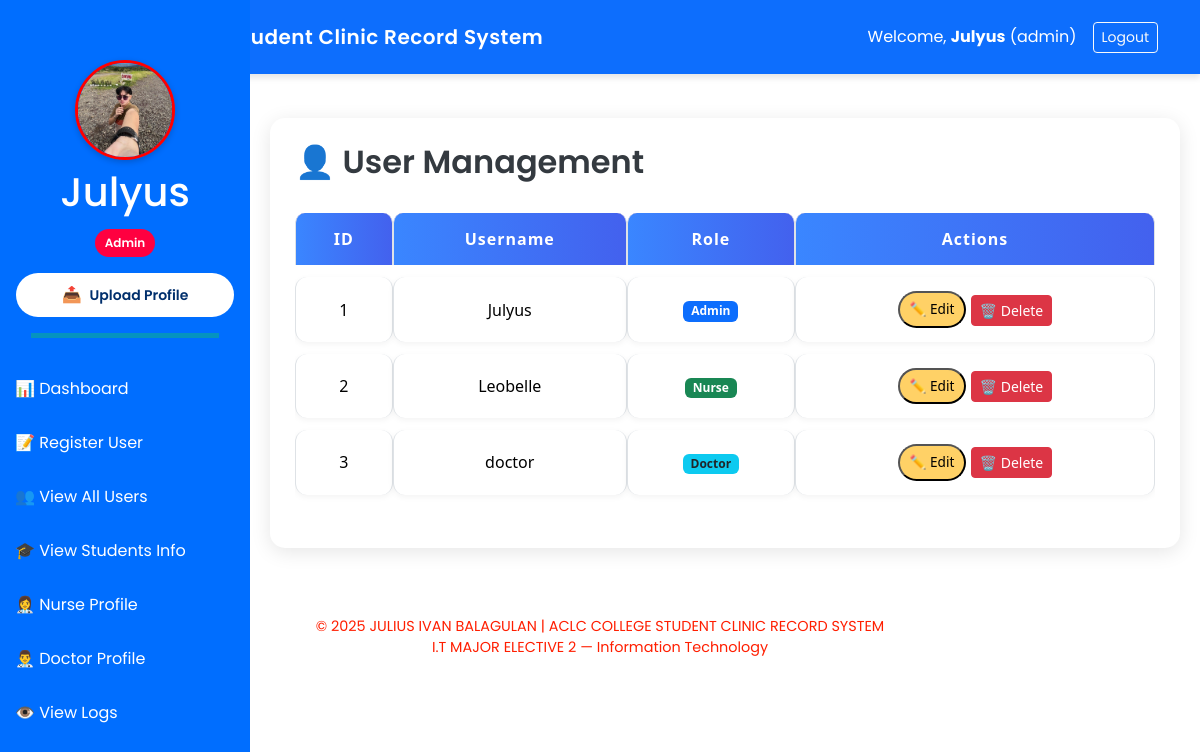
The app's page /admin/users (signed in) with its own data.
### app.py (models this page shows)
class User(db.Model):
    id: Mapped[int] = mapped_column(primary_key=True, autoincrement=True, unique=True)
    username: Mapped[str]
    password: Mapped[str]
    role: Mapped[str]
    profile_photo: Mapped[str]

### app.py (the view)
@app.route('/admin/users')
def view_users():
    if session.get('role') != 'admin':
        flash('Unauthorized access.', 'danger')
        return redirect(url_for('login'))
    users = User.query.all()
    return render_template('User/view_users.html', users=users)

### app.py (called while the page is built)
@app.context_processor
def inject_user():
    if 'username' in session:
        user = User.query.filter_by(username=session['username']).first()
        return dict(user=user)
    return dict(user=None)

### templates/User/view_users.html (shortened to what this page needs)
{% extends "Base/base.html" %}
{% block content %}
<link rel="stylesheet" href="{{ url_for('static', filename='viewstudents.css') }}">
<div class="container mt-4 custom-table-container">
    <h2>👤 User Management</h2>
    <div class="table-responsive">
        <table id="usersTable" class="table table-bordered custom-table">
            <thead>
                <tr>
                    <th>ID</th>
                    <th>Username</th>
                    <th>Role</th>
                    <th>Actions</th>
                </tr>
            </thead>
            <tbody>
                {% for user in users %}
                <tr>
                    <td>{{ user.id }}</td>
                    <td>{{ user.username }}</td>
                    <td>
                        {% if user.role == 'admin' %}
                            <span class="badge bg-primary">{{ user.role.title() }}</span>
                        {% elif user.role == 'nurse' %}
                            <span class="badge bg-success">{{ user.role.title() }}</span>
                        {% elif user.role == 'doctor' %}
                            <span class="badge bg-info text-dark">{{ user.role.title() }}</span>
                        {% endif %}
                    </td>
                    <td>
                        <button class="custom-btn edit btn-sm" data-bs-toggle="modal" data-bs-target="#editUserModal{{ user.id }}">✏️ Edit</button>
                        <form action="{{ url_for('delete_user', user_id=user.id) }}" method="POST" style="display:inline;" onsubmit="return confirm('Are you sure you want to delete this user?');">
                        <button type="submit" class="btn btn-danger btn-sm"> 🗑️ Delete</button>
                        </form>
                    </td>
                </tr>
                {% endfor %}
            </tbody>
        </table>
    </div>
</div>
{% endblock %}

### templates/Base/base.html (shortened to what this page needs)
<!DOCTYPE html>
<html lang="en">
<head>
    <link rel="stylesheet" href="{{ url_for('static', filename='base.css') }}">
    {{ bootstrap.load_css() }}
</head>
<body>
    <nav class="navbar navbar-expand-lg navbar-dark bg-primary py-3">
        <div class="container">
            <a class="navbar-brand d-flex align-items-center gap-2 fw-semibold text-white" href="#">
                <span style="letter-spacing: 0.5px;"> ACLC College Student Clinic Record System</span>
            </a>
            {% if session.get('username') %}
            <div class="d-flex align-items-center text-white">
                <span class="me-3">Welcome, <strong>{{ session['username'] }}</strong> ({{ session['role'] }})</span>
                <a href="{{ url_for('logout') }}" class="btn btn-outline-light btn-sm">Logout</a>
            </div>
            {% endif %}
        </div>
    </nav>
   {% if session.get('username') %}
   <div class="sidebar">
       <div class="text-center mb-4">
           <div class="profile-pic-container">
            {% if user and user.profile_photo %}
            <img src="{{ url_for('static', filename='uploads/' ~ user.profile_photo) }}" class="rounded-circle" width="100" height="100" alt="Profile">
           {% else %}
            <img src="{{ url_for('static', filename='default.png') }}" class="rounded-circle" width="100" height="100" alt="Default Profile">
           {% endif %}
           </div>
           <h1 class="mt-2">{{ session['username'] }}</h1>
           <p class="badge-role">{{ session['role'] | capitalize }}</p>
           <form action="{{ url_for('upload_profile') }}" method="POST" enctype="multipart/form-data" class="d-grid gap-2 px-3">
            <button type="button" class="upload-btn" onclick="toggleFileInput()"> <span class="icon">📤</span> Upload Profile</button>
          </form>
           <hr class="sidebar-divider">
       </div>
       {% if session['role'] == 'admin' %}
           <a href="{{ url_for('admin_dashboard') }}">📊 Dashboard</a>
           <a href="{{ url_for('register_user') }}">📝 Register User</a>
           <a href="{{ url_for('view_users') }}">👥 View All Users</a>
           <a href="{{ url_for('admin_students') }}">🎓 View Students Info</a>
           <a href="{{ url_for('nurse_profile') }}">👩‍⚕️ Nurse Profile</a>
           <a href="{{ url_for('view_doctors') }}">👨‍⚕️ Doctor Profile</a>
           <a href="{{ url_for('view_logs') }}">👁️ View Logs</a>
       {% elif session['role'] == 'doctor' %}
           <a href="{{ url_for('doctor_dashboard') }}">📊 Dashboard</a>
           <a href="{{ url_for('doctor_examinations') }}">🩺 Examinations</a>
           <a href="{{ url_for('view_all_diagnoses') }}">👁️ View Diagnoses</a>
       {% endif %}
   </div>
   {% endif %}
    <main class="content">
        {% block content %}{% endblock %}
    </main>
  <footer class="text-center mt-5 mb-3">
    <p>&copy; {{ 2025 }} JULIUS IVAN BALAGULAN | ACLC COLLEGE STUDENT CLINIC RECORD SYSTEM <br>
    I.T MAJOR ELECTIVE 2 — Information Technology</p>
  </footer>
</body>
</html>

### static/base.css (style rules this page uses)
body { font-family: 'Poppins', sans-serif; background-color: #f2f6fc; }
.navbar { box-shadow: 0 4px 6px rgba(0, 0, 0, 0.1); }
footer { font-size: 0.9rem; color: #ff1e00; }
.sidebar { height: 100vh; position: fixed; top: 0; left: 0; width: 250px; background-color: #006eff; color: white; padding-top: 60px; }
.sidebar a { color: white; display: block; padding: 15px; text-decoration: none; }
.content { margin-left: 250px; padding: 20px; }
.sidebar-divider { border-top: 5px solid rgb(21, 255, 0); width: 75%; margin: 1rem auto; }
.upload-btn { background-color: #ffffff; color: #002f6c; border: none; padding: 10px 15px; font-weight: 600; font-size: 14px; border-radius: 30px; display: flex; align-items: center; justify-content: center; gap: 8px; cursor: pointer; width: 100%; transition: background-color 0.3s ease, color 0.3s ease; }
.upload-btn .icon { font-size: 16px; }
.badge-role { display: inline-block; background-color: #ff0040; color: #fff; font-size: 12px; font-weight: 600; padding: 5px 10px; border-radius: 20px; margin-top: 5px; text-transform: capitalize; }

### static/viewstudents.css (style rules this page uses)
body { font-family: 'Poppins', sans-serif; }
.custom-table-container { background: #ffffff; border-radius: 15px; box-shadow: 0 4px 20px rgba(0, 0, 0, 0.1); padding: 25px; animation: fadeIn 0.6s ease-in-out; }
.custom-table th { background: linear-gradient(to right, #3a86ff, #4361ee); color: white; text-align: center; vertical-align: middle; }
.custom-table td { vertical-align: middle; text-align: center; }
.custom-btn { font-size: 0.85rem; padding: 6px 10px; border-radius: 20px; }
.custom-btn.edit { background-color: #ffd166; color: #000; }
h2 { font-weight: 600; margin-bottom: 20px; color: #343a40; }
.custom-table { width: 100%; border-collapse: separate; border-spacing: 0 12px; font-family: 'Segoe UI', sans-serif; }
.custom-table th { background-color: #6a5acd; color: white; padding: 14px; text-align: center; border-radius: 10px 10px 0 0; font-size: 16px; letter-spacing: 1px; }
.custom-table td { background-color: white; text-align: center; padding: 14px; border-radius: 12px; box-shadow: 0 2px 6px rgba(0,0,0,0.05); }
.sidebar .profile-pic-container img { border: 3px solid #ff0000; box-shadow: 0 2px 6px rgba(0,0,0,0.2); }

### records on screen
User: username "Julyus", role "admin", profile_photo (picture), role "Admin", id "1"
User: id "2", username "Leobelle", role "Nurse"
User: id "3", username "doctor", role "Doctor"

### other values on screen
{{ 2025 }} "2025"
